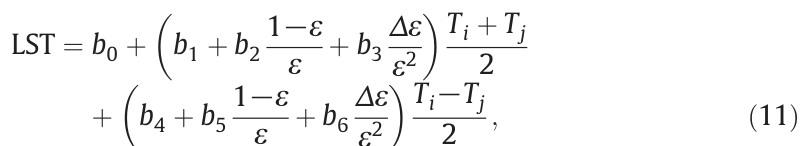
#> input picture ISRO_interview_guide/lst_ppt/work/shots/eq11_gsw.png, 809 x 146 px
$ python bars.py ../ISRO_interview_guide/lst_ppt/work/shots/eq11_gsw.png
#> lines starting #> are read from the running program, lines starting #| are printed output that depends on the picture
import sys
from PIL import Image
import numpy as np
fn=sys.argv[1]
im=np.array(Image.open(fn).convert('L')).astype(int)
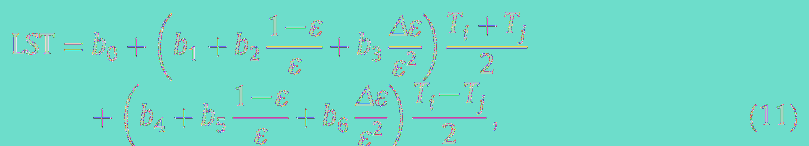
#> im: shape (146, 809) int64; 223 distinct labels, from 32 to 255; one colour per label, 0 black
H,W=im.shape
#> H = 146; W = 809
print(fn,H,W)
#| ../ISRO_interview_guide/lst_ppt/work/shots/eq11_gsw.png 146 809
ticks=[y for y in range(H) if (im[y,2:22]<100).sum()>=12]
#> ticks = []
g=[]
for y in ticks:
    if g and y-g[-1][-1]<=2: g[-1].append(y)
    else: g.append([y])
#> this loop made 0 passes
#> after the loop, g = []
print('left tick rows',[ (gg[0]+gg[-1])/2 for gg in g])
#| left tick rows []
for y in range(4,H-6):
    row=im[y]<90
    runs=[];x=25
    while x<W-25:
        if row[x]:
            s=x
            while x<W and row[x]: x+=1
            if x-s>50: runs.append((s,x))
        x+=1
    if runs: print(y,runs)

$ run again, on ISRO_interview_guide/lst_ppt/work/shots/eq17_da.png
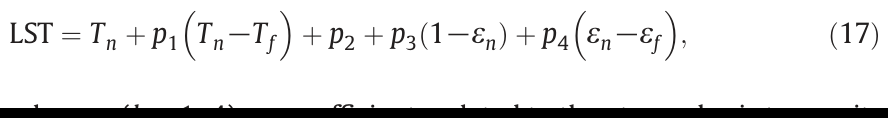
#> input picture ISRO_interview_guide/lst_ppt/work/shots/eq17_da.png, 888 x 118 px
#> `im=np.array(Image.open(fn).convert('L')).astype(int)`:
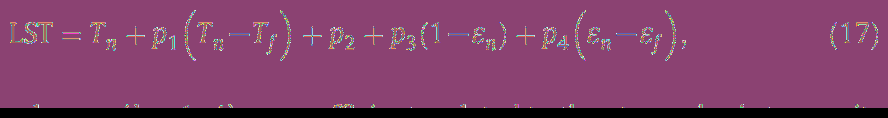
#> im: shape (118, 888) int64; 224 distinct labels, from 0 to 255; one colour per label, 0 black
#| ../ISRO_interview_guide/lst_ppt/work/shots/eq17_da.png 118 888
#> ticks = [108, 109, 110, 111, 112, 113, 114, 115, 116, 117]
#> the loop `for y in ticks:` made 10 passes
#> after the loop `for y in ticks:`: g = [[108, 109, 110, 111, 112, 113, 114, 115, 116, 117]]
#| left tick rows [112.5]

$ run again, on ISRO_interview_guide/lst_ppt/work/shots/eq34_rte.png
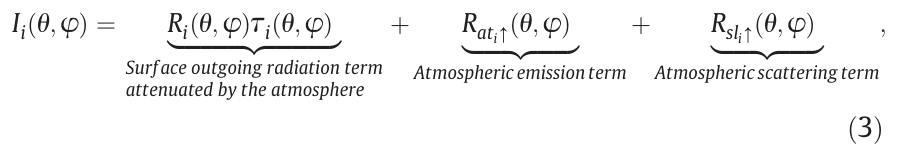
#> input picture ISRO_interview_guide/lst_ppt/work/shots/eq34_rte.png, 897 x 154 px
#> `im=np.array(Image.open(fn).convert('L')).astype(int)`:
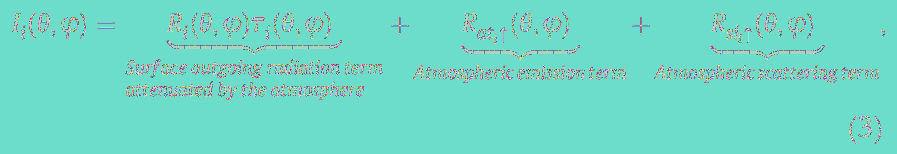
#> im: shape (154, 897) int64; 223 distinct labels, from 32 to 255; one colour per label, 0 black
#| ../ISRO_interview_guide/lst_ppt/work/shots/eq34_rte.png 154 897
#> ticks = []
#| left tick rows []

$ run again, on ISRO_interview_guide/lst_ppt/work/shots/eq4b.png
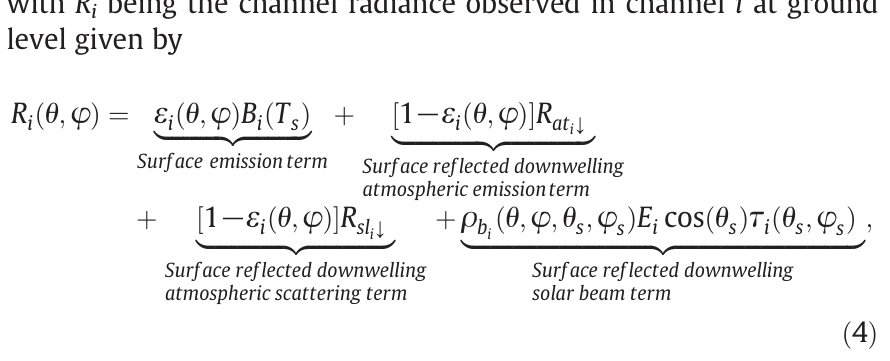
#> input picture ISRO_interview_guide/lst_ppt/work/shots/eq4b.png, 890 x 361 px
#> `im=np.array(Image.open(fn).convert('L')).astype(int)`:
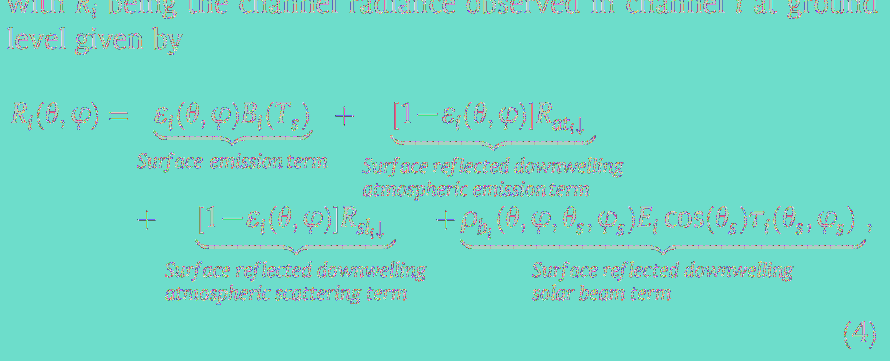
#> im: shape (361, 890) int64; 224 distinct labels, from 32 to 255; one colour per label, 0 black
#| ../ISRO_interview_guide/lst_ppt/work/shots/eq4b.png 361 890
#> ticks = []
#| left tick rows []
